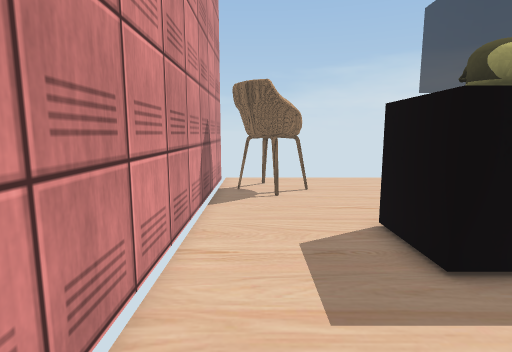
view 1 (above)

12 first-person views from a walk through a Unity game level. The camera is 1.2 m above the floor, tilts 8° down and sees 80° across. The floor is counted in squares, 0.5 m on a side. Each view is taken from the middle of a square. On the plan, view 1 faces up. The plan holds only what a view shows up to about 19 squares ahead; the rest is blank. Some animated figures are left out. Some surface patterns are stand-ins.

view 2
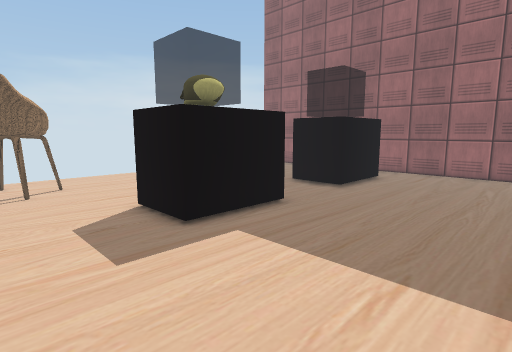

view 3
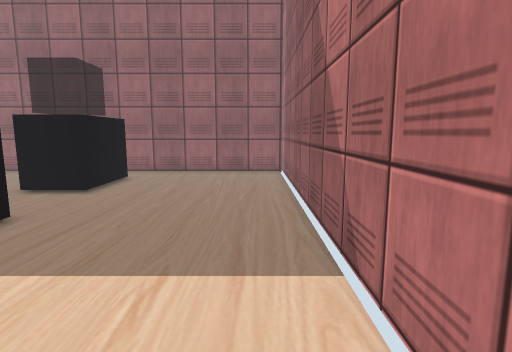

view 4
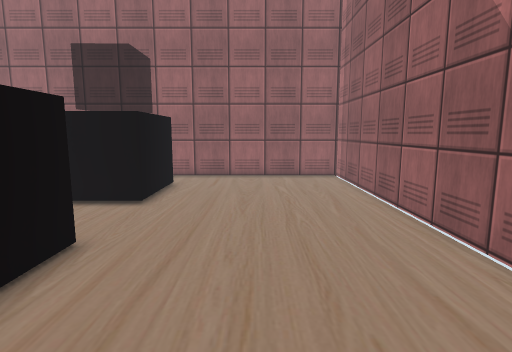

view 5
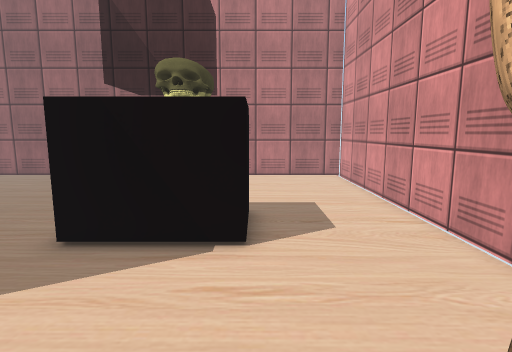

view 6
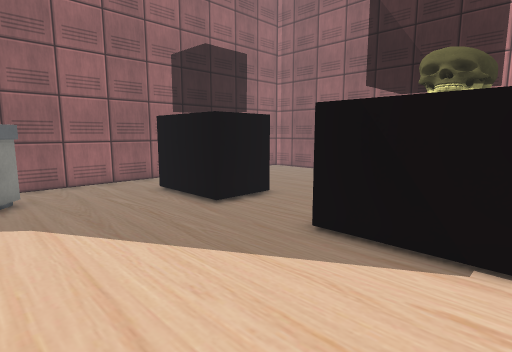

view 7
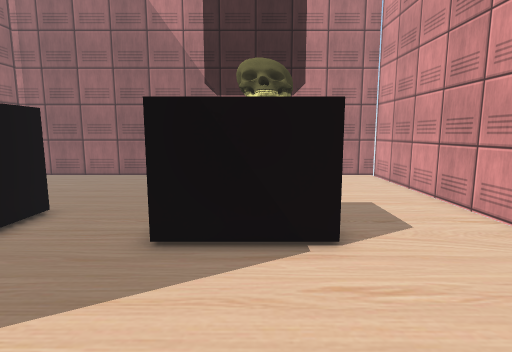

view 8
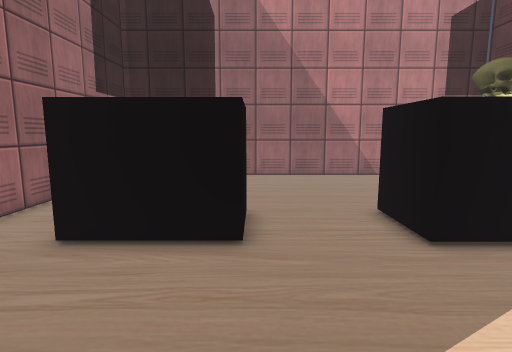

view 9
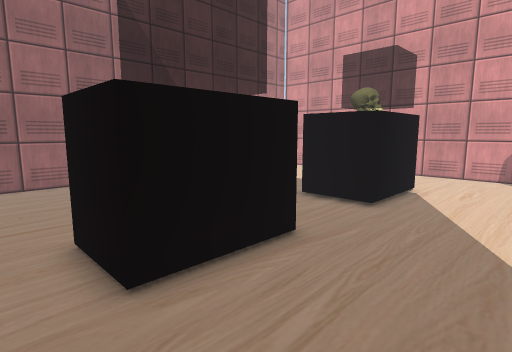

view 10
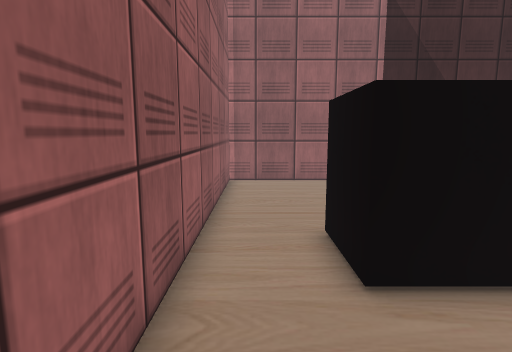

view 11
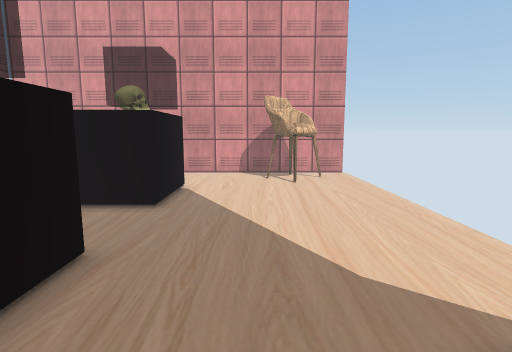

view 12
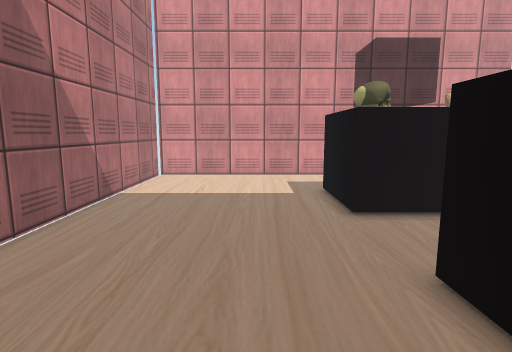

### Floor plan
Key: @ floor where view 1 was taken; # wall or solid block; . floor; O other object.
Columns run from 2 left of view 1 to 18 right of it. Each row starts with its distance up from view 1.
 16 #..............
 15 #...............
 14 # OOO...........
 13 #OOOO............OO
 12 #.OOO...............#
 11 #...................#
 10 #...................#
  9 #...................#
  8 #....OO OO...OOOOO..#
  7 #....O   O...O   O..#
  6 #....O   O...O   O..#
  5 #....OOOOO...OOOOO..#
  4 #...................#
  3 #...................#
  2 #...................#
  1 #...................#
  0 #.@.................#
 -1 #...................#
 -2 #...................#
 -3 #...................#
 -4 #####################

Positions as (right, up) in squares from view 1, and headings:
1: (0, 0), facing up
2: (-1, -2), facing up-right
3: (-1, -2), facing right
4: (1, 1), facing right
5: (3, 14), facing down
6: (3, 14), facing down-right
7: (5, 14), facing down
8: (11, 14), facing down
9: (17, 12), facing down-left
10: (17, 12), facing down
11: (17, 11), facing left
12: (16, 2), facing left
